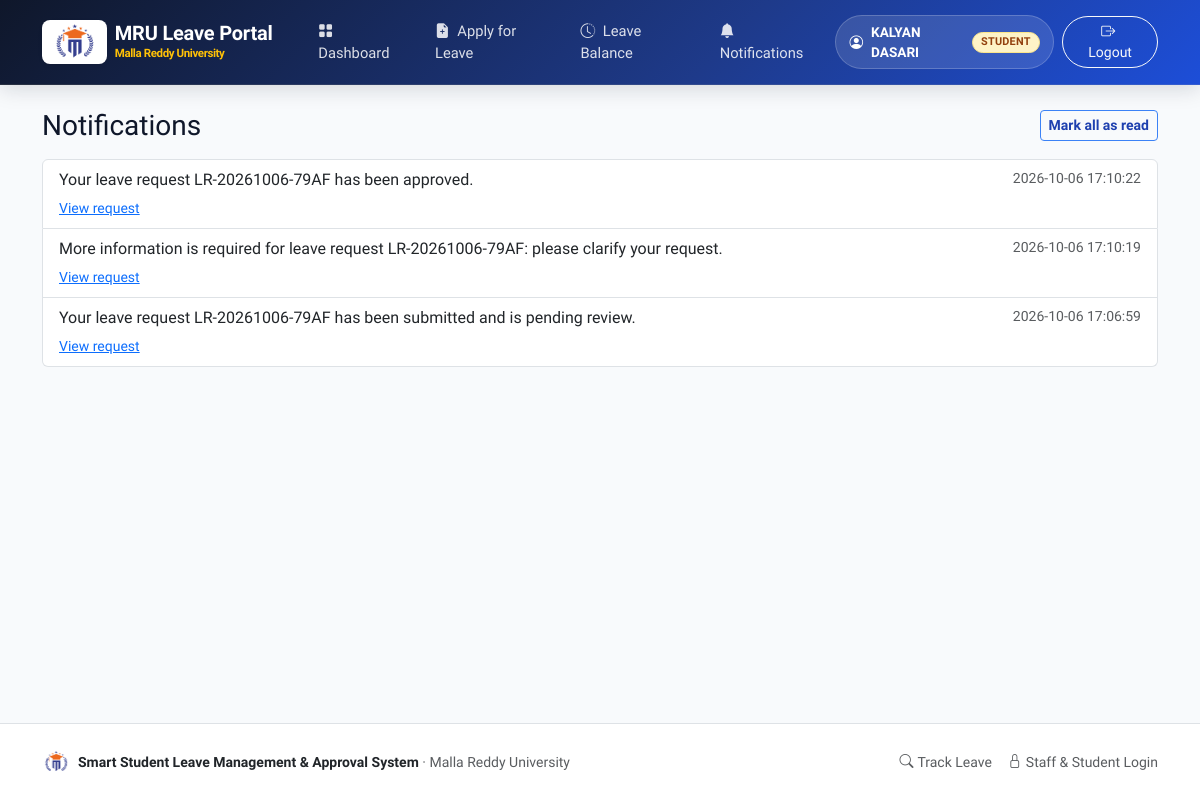
Screenshot of /notifications (signed in) with the database file from the repository.
### tables this page shows
CREATE TABLE users (
    id INTEGER PRIMARY KEY AUTOINCREMENT,
    name TEXT NOT NULL,
    roll_no TEXT,
    email TEXT NOT NULL COLLATE NOCASE UNIQUE,
    password_hash TEXT NOT NULL,
    role TEXT NOT NULL CHECK (role IN ('student', 'faculty', 'hod', 'admin')),
    department_id INTEGER REFERENCES departments(id),
    branch_id INTEGER REFERENCES branches(id),
    active INTEGER NOT NULL DEFAULT 1,
    created_at TEXT NOT NULL
);

CREATE TABLE notifications (
    id INTEGER PRIMARY KEY AUTOINCREMENT,
    recipient_id INTEGER NOT NULL REFERENCES users(id),
    request_id INTEGER REFERENCES leave_requests(id),
    message TEXT NOT NULL,
    channel TEXT NOT NULL DEFAULT 'in_app',
    is_read INTEGER NOT NULL DEFAULT 0,
    sent_at TEXT NOT NULL
);

### leave_management/main.py (the view)
@bp.route("/notifications")
@login_required
def notifications():
    rows = query(
        """SELECT n.*, r.request_no FROM notifications n
           LEFT JOIN leave_requests r ON r.id = n.request_id
           WHERE n.recipient_id = ? AND n.channel = 'in_app'
           ORDER BY n.sent_at DESC, n.id DESC LIMIT 200""",
        (g.user["id"],),
    )
    return render_template("notifications.html", notifications=rows)

### leave_management/db.py (called while the page is built)
def get_db() -> sqlite3.Connection:
    if "db" not in g:
        g.db = sqlite3.connect(current_app.config["DATABASE"])
        g.db.row_factory = sqlite3.Row
        g.db.execute("PRAGMA foreign_keys = ON")
    return g.db

def query(sql: str, args=(), one: bool = False):
    cur = get_db().execute(sql, args)
    rows = cur.fetchall()
    cur.close()
    if one:
        return rows[0] if rows else None
    return rows

### leave_management/notify.py (called while the page is built)
def unread_count(user_id) -> int:
    row = query(
        "SELECT COUNT(*) AS n FROM notifications WHERE recipient_id = ? AND is_read = 0 AND channel = 'in_app'",
        (user_id,),
        one=True,
    )
    return row["n"] if row else 0

### leave_management/security.py (called while the page is built)
def load_user():
    user_id = session.get("user_id")
    g.user = None
    if user_id:
        g.user = query(
            """SELECT u.*, d.name AS department_name, b.name AS branch_name
               FROM users u
               LEFT JOIN departments d ON d.id = u.department_id
               LEFT JOIN branches b ON b.id = u.branch_id
               WHERE u.id = ? AND u.active = 1""",
            (user_id,),
            one=True,
        )
        if g.user is None:
            session.pop("user_id", None)

def login_required(view):
    @wraps(view)
    def wrapper(*args, **kwargs):
        if g.user is None:
            flash("Please sign in to continue.", "warning")
            return redirect(url_for("auth.login", next=request.path))
        return view(*args, **kwargs)
    return wrapper

### templates/notifications.html (shortened to what this page needs)
{% extends "base.html" %}
{% block content %}
<div class="d-flex justify-content-between align-items-center mb-3">
  <h3 class="mb-0">Notifications</h3>
  {% if notifications %}
  <form method="post" action="{{ url_for('main.mark_all_read') }}">
    <button class="btn btn-sm btn-outline-primary">Mark all as read</button>
  </form>
  {% endif %}
</div>
{% if not notifications %}
<div class="alert alert-light border text-center py-5">
  <p class="mb-0 text-muted">You have no notifications yet.</p>
</div>
{% else %}
<div class="list-group">
  {% for n in notifications %}
  <div class="list-group-item {{ 'active' if not n.is_read }}">
    <div class="d-flex justify-content-between">
      <p class="mb-1">{{ n.message }}</p>
      <small class="text-nowrap ms-3 {{ 'text-white' if not n.is_read else 'text-muted' }}">{{ n.sent_at }}</small>
    </div>
    {% if n.request_id %}
    <small>
      {% if current_user.role == 'student' %}
      <a href="{{ url_for('student.detail', request_id=n.request_id) }}" class="{{ 'text-white' if not n.is_read }}">View request</a>
      {% else %}
      <a href="{{ url_for('review.detail', request_id=n.request_id) }}" class="{{ 'text-white' if not n.is_read }}">View request</a>
      {% endif %}
    </small>
    {% endif %}
  </div>
  {% endfor %}
</div>
{% endif %}
{% endblock %}

### templates/base.html (shortened to what this page needs)
<!DOCTYPE html>
<html lang="en">
<head>
  <link href="https://cdn.jsdelivr.net/npm/bootstrap@5.3.0/dist/css/bootstrap.min.css" rel="stylesheet">
  <link href="https://cdn.jsdelivr.net/npm/bootstrap-icons@1.11.3/font/bootstrap-icons.min.css" rel="stylesheet">
  <link href="{{ url_for('static', filename='styles.css') }}" rel="stylesheet">
</head>
<body>
<nav class="navbar navbar-expand-lg mru-navbar no-print">
  <div class="container">
    <a class="navbar-brand mru-brand-title d-flex align-items-center gap-2" href="{{ url_for('main.dashboard') }}">
      <div class="bg-white rounded-3 px-2 py-1 shadow-sm d-flex align-items-center justify-content-center border border-white border-opacity-50" style="height: 44px;">
        <img src="{{ url_for('static', filename='images/mru-logo.png') }}" alt="Malla Reddy University" style="height: 36px; width: auto; object-fit: contain;">
      </div>
      <div class="d-flex flex-column">
        <span class="fw-bold fs-5 text-white" style="letter-spacing: -0.01em; line-height: 1.15;">MRU Leave Portal</span>
        <span class="text-warning small" style="font-size: 0.72rem; font-weight: 600;">Malla Reddy University</span>
      </div>
    </a>
    <div class="collapse navbar-collapse" id="nav">
      <ul class="navbar-nav me-auto ps-lg-3">
        {% if current_user %}
          {% if current_user.role == 'student' %}
            <li class="nav-item"><a class="nav-link" href="{{ url_for('student.dashboard') }}"><i class="bi bi-grid-fill me-1"></i> Dashboard</a></li>
            <li class="nav-item"><a class="nav-link" href="{{ url_for('student.new_request') }}"><i class="bi bi-file-earmark-plus-fill me-1"></i> Apply for Leave</a></li>
            <li class="nav-item"><a class="nav-link" href="{{ url_for('student.balances') }}"><i class="bi bi-clock-history me-1"></i> Leave Balance</a></li>
          {% elif current_user.role in ('faculty', 'hod') %}
            <li class="nav-item"><a class="nav-link" href="{{ url_for('review.dashboard') }}"><i class="bi bi-clipboard-check-fill me-1"></i> Review Queue</a></li>
          {% endif %}
          <li class="nav-item">
            <a class="nav-link" href="{{ url_for('main.notifications') }}">
              <i class="bi bi-bell-fill me-1"></i> Notifications
            </a>
          </li>
        {% else %}
          <li class="nav-item"><a class="nav-link" href="{{ url_for('main.dashboard') }}"><i class="bi bi-house-door-fill me-1"></i> Home</a></li>
          <li class="nav-item"><a class="nav-link" href="{{ url_for('main.track') }}"><i class="bi bi-search me-1"></i> Track Leave</a></li>
        {% endif %}
      </ul>
      <ul class="navbar-nav align-items-lg-center gap-2">
        {% if current_user %}
          <li class="nav-item">
            <div class="user-pill">
              <i class="bi bi-person-circle"></i>
              <span>{{ current_user.name }}</span>
              <span class="badge bg-warning text-dark text-uppercase py-1 px-2" style="font-size: 0.68rem;">{{ current_user.role }}</span>
            </div>
          </li>
          <li class="nav-item">
            <form method="post" action="{{ url_for('auth.logout') }}" class="d-inline">
              <button class="btn btn-outline-light btn-sm px-3 rounded-pill">
                <i class="bi bi-box-arrow-right me-1"></i> Logout
              </button>
            </form>
          </li>
        {% endif %}
      </ul>
    </div>
  </div>
</nav>
<main class="container py-4">
  {% block content %}{% endblock %}
</main>
<footer class="mt-auto py-4 bg-white border-top text-muted small no-print">
  <div class="container d-flex flex-column flex-md-row justify-content-between align-items-center gap-3">
    <div class="d-flex align-items-center gap-2">
      <img src="{{ url_for('static', filename='images/mru-logo.png') }}" alt="MRU Logo" style="height: 28px; width: 28px; object-fit: contain;">
      <span><strong class="text-dark">Smart Student Leave Management &amp; Approval System</strong> &middot; Malla Reddy University</span>
    </div>
    <div class="d-flex gap-3">
      <a href="{{ url_for('main.track') }}" class="text-decoration-none text-muted"><i class="bi bi-search me-1"></i>Track Leave</a>
      <a href="{{ url_for('auth.login') }}" class="text-decoration-none text-muted"><i class="bi bi-lock me-1"></i>Staff &amp; Student Login</a>
    </div>
  </div>
</footer>
</body>
</html>

### static/styles.css (style rules this page uses)
:root { --primary: #1e40af; --primary-dark: #1e3a8a; --primary-light: #3b82f6; --primary-soft: #eff6ff; --primary-gradient: linear-gradient(135deg, #1e3a8a 0%, #2563eb 50%, #3b82f6 100%); --hero-gradient: linear-gradient(135deg, #0f172a 0%, #1e3a8a 60%, #1d4ed8 100%); --accent-gold: #f59e0b; --accent-gold-soft: #fef3c7; --success: #10b981; --warning: #f59e0b; --danger: #ef4444; --info: #06b6d4; --slate-50: #f8fafc; --slate-100: #f1f5f9; --slate-200: #e2e8f0; --slate-300: #cbd5e1; --slate-600: #475569; --slate-700: #334155; --slate-900: #0f172a; --shadow-sm: 0 1px 3px rgba(0, 0, 0, 0.06), 0 1px 2px rgba(0, 0, 0, 0.04); --shadow-md: 0 4px 6px -1px rgba(0, 0, 0, 0.07), 0 2px 4px -2px rgba(0, 0, 0, 0.05); --shadow-lg: 0 10px 25px -3px rgba(15, 23, 42, 0.08), 0 4px 10px -4px rgba(15, 23, 42, 0.04); --shadow-xl: 0 20px 30px -5px rgba(15, 23, 42, 0.12), 0 8px 12px -6px rgba(15, 23, 42, 0.06); --radius-sm: 0.375rem; --radius-md: 0.75rem; --radius-lg: 1rem; --radius-xl: 1.5rem; }
body { font-family: 'Plus Jakarta Sans', 'Inter', -apple-system, BlinkMacSystemFont, "Segoe UI", Roboto, sans-serif; background-color: var(--slate-50); color: var(--slate-900); min-height: 100vh; display: flex; flex-direction: column; -webkit-font-smoothing: antialiased; }
main { flex: 1 0 auto; }
.mru-navbar { background: var(--hero-gradient) !important; box-shadow: 0 4px 20px rgba(15, 23, 42, 0.15); border-bottom: 1px solid rgba(255, 255, 255, 0.1); padding: 0.75rem 0; }
.mru-brand-title { font-weight: 800; letter-spacing: -0.02em; font-size: 1.25rem; color: #ffffff !important; display: flex; align-items: center; gap: 0.6rem; }
.nav-link { font-weight: 500; font-size: 0.92rem; color: rgba(255, 255, 255, 0.85) !important; padding: 0.5rem 0.85rem !important; border-radius: 0.5rem; transition: all 0.2s ease; }
.user-pill { background: rgba(255, 255, 255, 0.12); border: 1px solid rgba(255, 255, 255, 0.2); padding: 0.35rem 0.85rem; border-radius: 9999px; color: #ffffff; font-size: 0.85rem; font-weight: 600; display: flex; align-items: center; gap: 0.5rem; }
.badge { font-weight: 600; letter-spacing: 0.02em; padding: 0.4rem 0.75rem; border-radius: 9999px; font-size: 0.78rem; }
.badge.bg-warning, .badge-pending { background-color: #fef3c7 !important; color: #92400e !important; border: 1px solid #fde68a; }
.btn-outline-primary { border-color: var(--primary-light); color: var(--primary); font-weight: 600; }

### rows the page displays
users: name "KALYAN DASARI", role "STUDENT"
notifications: message "Your leave request LR-20261006-79AF has been approved.", sent_at "2026-10-06 17:10:22"
notifications: message "More information is required for leave request LR-20261006-79AF: please clarify your request.", sent_at "2026-10-06 17:10:19"
notifications: message "Your leave request LR-20261006-79AF has been submitted and is pending review.", sent_at "2026-10-06 17:06:59"
